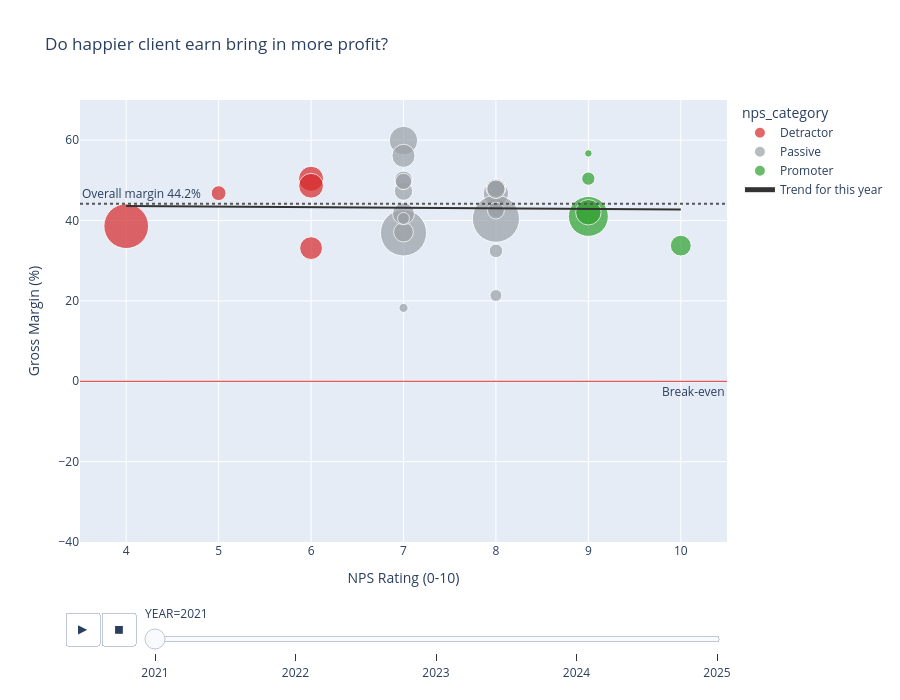

This figure's notebook cell:
### Code cell
fig = px.scatter(
    client_year_df,
    x="NPS RATING",
    y="gross_margin_pct",
    size="REVENUE",                       # bubble size = deal size
    color="nps_category",
    color_discrete_map=category_colours,  # red = detractor, grey = passive, green = promoter
    category_orders={"nps_category": nps_categories},
    animation_frame="YEAR",               # -> year slider + play button
    animation_group="CLIENT ID",          # same client morphs smoothly between years
    hover_name="CLIENT ID",
    hover_data={"SECTOR": True, "TYPE": True, "org_size": True,
                "REVENUE": ":,.0f", "gross_margin_pct": ":.1f"},
    size_max=45,
    range_x=[3.5, 10.5],                 # fixed axes so the animation doesn't jump
    range_y=[-40, 70],
    title="Do happier client earn bring in more profit?",
)

# Animated trendline: px.line gives us one line trace per year, which we splice into
# the scatter's frames so the fit is redrawn every time the year slider moves.
trend_fig = px.line(trend, x="NPS RATING", y="gross_margin_pct",
                    animation_frame="YEAR", color="SERIES",
                    color_discrete_sequence=["#333"])

fig.add_traces(trend_fig.data)                     # line for the year the slider starts on
lines_by_year = {frame.name: frame.data for frame in trend_fig.frames}
for frame in fig.frames:                           # ...and for every other year
    frame.data = frame.data + lines_by_year[frame.name]

# Reference lines
overall_margin = client_year_df["gross_profit"].sum() / client_year_df["REVENUE"].sum() * 100
fig.add_hline(y=overall_margin, line_dash="dot", line_color="#555",
              annotation_text=f"Overall margin {overall_margin:.1f}%",
              annotation_position="top left")
fig.add_hline(y=0, line_color="#d62728", line_width=1,
              annotation_text="Break-even", annotation_position="bottom right")

fig.update_layout(
    xaxis_title="NPS Rating (0-10)",
    yaxis_title="Gross Margin (%)",
    height = 700
)

fig.show()

### Figure 1 — Plotly figure (JSON) as saved in the notebook; plotly's stock layout.template omitted (floating-point values rounded to 4 significant figures)
{"data": [{"customdata": [["Manufacturing", "Private", "Medium", 228141], ["Healthcare", "Private", "Small", 97345], ["Manufacturing", "Private", "Medium", 275798], ["Healthcare", "Private", "Medium", 878259], ["Info Tech", "Private", "Unspecified", 270033]], "hovertemplate": "<b>%{hovertext}</b><br><br>nps_category=Detractor<br>YEAR=2021<br>NPS RATING=%{x}<br>gross_margin_pct=%{y:.1f}<br>REVENUE=%{customdata[3]:,.0f}<br>SECTOR=%{customdata[0]}<br>TYPE=%{customdata[1]}<br>org_size=%{customdata[2]}<extra></extra>", "hovertext": ["P1-006", "P1-011", "P1-012", "P1-013", "P3-004"], "ids": ["P1-006", "P1-011", "P1-012", "P1-013", "P3-004"], "legendgroup": "Detractor", "marker": {"color": "#d62728", "size": [228141, 97345, 275798, 878259, 270033], "sizemode": "area", "sizeref": 878.3, "symbol": "circle"}, "mode": "markers", "name": "Detractor", "orientation": "v", "showlegend": true, "type": "scatter", "x": [6, 5, 6, 4, 6], "xaxis": "x", "y": [33.14, 46.82, 50.4, 38.6, 48.66], "yaxis": "y"}, {"customdata": [["Finance", "Govt", "Large", 148180], ["Security", "Govt", "Large", 356687], ["Transportation", "Govt", "Large", 284826], ["Charity", "NPO", "Small", 62351], ["Charity", "NPO", "Small", 36428], ["Healthcare", "Private", "Small", 936331], ["Healthcare", "Private", "Small", 80825], ["Manufacturing", "Private", "Medium", 976169], ["Healthcare", "Private", "Small", 171180], ["Manufacturing", "Private", "Large", 147310], ["Healthcare", "Private", "Unspecified", 173483], ["Healthcare", "Private", "Unspecified", 123633], ["Manufacturing", "Private", "Unspecified", 139028], ["Manufacturing", "Private", "Unspecified", 149260], ["Info Tech", "Private", "Large", 234229], ["Healthcare", "Private", "Medium", 141359], ["Info Tech", "Private", "Large", 211013], ["Info Tech", "Private", "Large", 63226], ["Logistic", "Private", "Large", 118311]], "hovertemplate": "<b>%{hovertext}</b><br><br>nps_category=Passive<br>YEAR=2021<br>NPS RATING=%{x}<br>gross_margin_pct=%{y:.1f}<br>REVENUE=%{customdata[3]:,.0f}<br>SECTOR=%{customdata[0]}<br>TYPE=%{customdata[1]}<br>org_size=%{customdata[2]}<extra></extra>", "hovertext": ["G1-001", "G1-002", "G1-003", "N1-001", "N1-002", "P1-001", "P1-002", "P1-004", "P1-008", "P2-002", "P3-001", "P3-002", "P3-003", "P3-006", "P3-007", "P3-008", "P3-009", "P3-010", "P3-011"], "ids": ["G1-001", "G1-002", "G1-003", "N1-001", "N1-002", "P1-001", "P1-002", "P1-004", "P1-008", "P2-002", "P3-001", "P3-002", "P3-003", "P3-006", "P3-007", "P3-008", "P3-009", "P3-010", "P3-011"], "legendgroup": "Passive", "marker": {"color": "#9aa0a6", "size": [148180, 356687, 284826, 62351, 36428, 936331, 80825, 976169, 171180, 147310, 173483, 123633, 139028, 149260, 234229, 141359, 211013, 63226, 118311], "sizemode": "area", "sizeref": 878.3, "symbol": "circle"}, "mode": "markers", "name": "Passive", "orientation": "v", "showlegend": true, "type": "scatter", "x": [8, 7, 8, 8, 7, 7, 8, 8, 7, 7, 8, 8, 8, 8, 7, 7, 7, 7, 7], "xaxis": "x", "y": [43.26, 59.92, 46.7, 21.34, 18.26, 36.93, 32.45, 40.45, 37.12, 47.31, 48.05, 42.47, 48.05, 47.78, 56.1, 50.1, 41.7, 40.54, 49.71], "yaxis": "y"}, {"customdata": [["Manufacturing", "Private", "Unspecified", 190863], ["Healthcare", "Private", "Small", 700896], ["Transportation", "Private", "Medium", 284197], ["Transportation", "Private", "Medium", 24840], ["Manufacturing", "Private", "Unspecified", 77710]], "hovertemplate": "<b>%{hovertext}</b><br><br>nps_category=Promoter<br>YEAR=2021<br>NPS RATING=%{x}<br>gross_margin_pct=%{y:.1f}<br>REVENUE=%{customdata[3]:,.0f}<br>SECTOR=%{customdata[0]}<br>TYPE=%{customdata[1]}<br>org_size=%{customdata[2]}<extra></extra>", "hovertext": ["P1-003", "P1-005", "P1-007", "P1-009", "P3-005"], "ids": ["P1-003", "P1-005", "P1-007", "P1-009", "P3-005"], "legendgroup": "Promoter", "marker": {"color": "#2ca02c", "size": [190863, 700896, 284197, 24840, 77710], "sizemode": "area", "sizeref": 878.3, "symbol": "circle"}, "mode": "markers", "name": "Promoter", "orientation": "v", "showlegend": true, "type": "scatter", "x": [10, 9, 9, 9, 9], "xaxis": "x", "y": [33.75, 41.03, 42.07, 56.71, 50.43], "yaxis": "y"}, {"hovertemplate": "SERIES=Trend for this year<br>YEAR=2021<br>NPS RATING=%{x}<br>gross_margin_pct=%{y}<extra></extra>", "legendgroup": "Trend for this year", "line": {"color": "#333", "dash": "solid"}, "marker": {"symbol": "circle"}, "mode": "lines", "name": "Trend for this year", "orientation": "v", "showlegend": true, "type": "scatter", "x": [4, 10], "xaxis": "x", "y": [43.59, 42.72], "yaxis": "y"}], "layout": {"annotations": [{"showarrow": false, "text": "Overall margin 44.2%", "x": 0, "xanchor": "left", "xref": "x domain", "y": 44.19, "yanchor": "bottom", "yref": "y"}, {"showarrow": false, "text": "Break-even", "x": 1, "xanchor": "right", "xref": "x domain", "y": 0, "yanchor": "top", "yref": "y"}], "height": 700, "legend": {"itemsizing": "constant", "title": {"text": "nps_category"}, "tracegroupgap": 0}, "shapes": [{"line": {"color": "#555", "dash": "dot"}, "type": "line", "x0": 0, "x1": 1, "xref": "x domain", "y0": 44.19, "y1": 44.19, "yref": "y"}, {"line": {"color": "#d62728", "width": 1}, "type": "line", "x0": 0, "x1": 1, "xref": "x domain", "y0": 0, "y1": 0, "yref": "y"}], "sliders": [{"active": 0, "currentvalue": {"prefix": "YEAR="}, "len": 0.9, "pad": {"b": 10, "t": 60}, "steps": [{"args": [["2021"], {"frame": {"duration": 0, "redraw": false}, "fromcurrent": true, "mode": "immediate", "transition": {"duration": 0, "easing": "linear"}}], "label": "2021", "method": "animate"}, {"args": [["2022"], {"frame": {"duration": 0, "redraw": false}, "fromcurrent": true, "mode": "immediate", "transition": {"duration": 0, "easing": "linear"}}], "label": "2022", "method": "animate"}, {"args": [["2023"], {"frame": {"duration": 0, "redraw": false}, "fromcurrent": true, "mode": "immediate", "transition": {"duration": 0, "easing": "linear"}}], "label": "2023", "method": "animate"}, {"args": [["2024"], {"frame": {"duration": 0, "redraw": false}, "fromcurrent": true, "mode": "immediate", "transition": {"duration": 0, "easing": "linear"}}], "label": "2024", "method": "animate"}, {"args": [["2025"], {"frame": {"duration": 0, "redraw": false}, "fromcurrent": true, "mode": "immediate", "transition": {"duration": 0, "easing": "linear"}}], "label": "2025", "method": "animate"}], "x": 0.1, "xanchor": "left", "y": 0, "yanchor": "top"}], "title": {"text": "Do happier client earn bring in more profit?"}, "updatemenus": [{"buttons": [{"args": [null, {"frame": {"duration": 500, "redraw": false}, "fromcurrent": true, "mode": "immediate", "transition": {"duration": 500, "easing": "linear"}}], "label": "&#9654;", "method": "animate"}, {"args": [[null], {"frame": {"duration": 0, "redraw": false}, "fromcurrent": true, "mode": "immediate", "transition": {"duration": 0, "easing": "linear"}}], "label": "&#9724;", "method": "animate"}], "direction": "left", "pad": {"r": 10, "t": 70}, "showactive": false, "type": "buttons", "x": 0.1, "xanchor": "right", "y": 0, "yanchor": "top"}], "xaxis": {"anchor": "y", "domain": [0, 1], "range": [3.5, 10.5], "title": {"text": "NPS Rating (0-10)"}}, "yaxis": {"anchor": "x", "domain": [0, 1], "range": [-40, 70], "title": {"text": "Gross Margin (%)"}}}}
